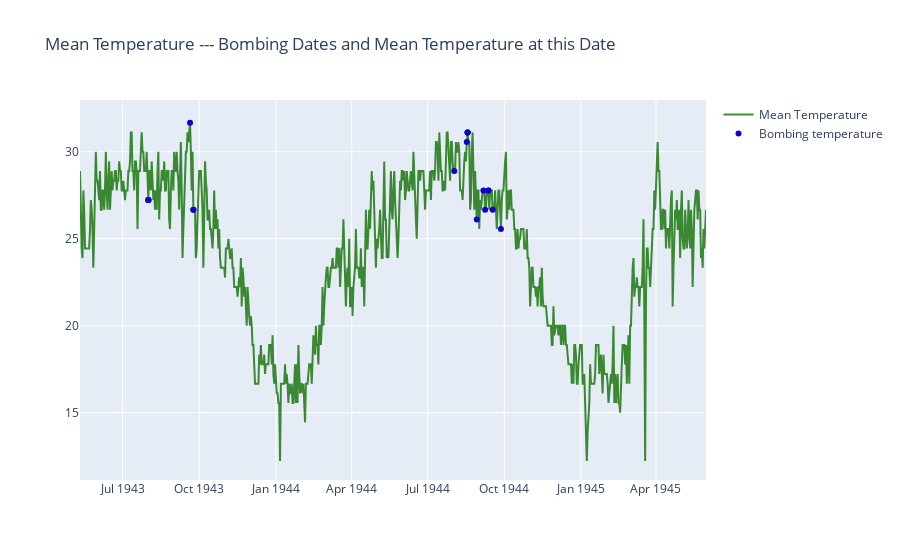

Notebook code for this chart:
### Code cell
# Create a trace
trace = go.Scatter(
    x = weather_bin.Date,
    mode = "lines",
    y = weather_bin.MeanTemp,
    marker = dict(color = 'rgba(16, 112, 2, 0.8)'),
    name = "Mean Temperature"
)
trace1 = go.Scatter(
    x = aerial_war["Mission Date"],
    mode = "markers",
    y = aa,
    marker = dict(color = 'rgba(16, 0, 200, 1)'),
    name = "Bombing temperature"
)
layout = dict(title = 'Mean Temperature --- Bombing Dates and Mean Temperature at this Date')
data = [trace,trace1]

# fig = dict(data = data, layout = layout)
# iplot(fig)
fig = go.Figure(data=data, layout=layout)
fig.show()

### Figure 1 — Plotly figure (JSON) as saved in the notebook; plotly's stock layout.template omitted (floating-point values rounded to 4 significant figures; data arrays with more than 128 entries replaced by an {"elided": "..."} marker saying what was removed)
{"data": [{"marker": {"color": "rgba(16, 112, 2, 0.8)"}, "mode": "lines", "name": "Mean Temperature", "type": "scatter", "x": {"elided": "751 str values"}, "y": {"elided": "751 float values"}}, {"marker": {"color": "rgba(16, 0, 200, 1)"}, "mode": "markers", "name": "Bombing temperature", "type": "scatter", "x": ["1944-08-02T00:00:00", "1943-09-20T00:00:00", "1943-09-24T00:00:00", "1943-09-24T00:00:00", "1944-08-17T00:00:00", "1944-08-18T00:00:00", "1944-08-18T00:00:00", "1944-08-18T00:00:00", "1944-08-29T00:00:00", "1944-09-06T00:00:00", "1944-09-08T00:00:00", "1944-09-12T00:00:00", "1944-09-12T00:00:00", "1944-09-17T00:00:00", "1944-09-27T00:00:00", "1943-08-01T00:00:00", "1943-08-01T00:00:00", "1943-08-01T00:00:00", "1943-08-01T00:00:00"], "y": [28.89, 31.67, 26.67, 26.67, 30.56, 31.11, 31.11, 31.11, 26.11, 27.78, 26.67, 27.78, 27.78, 26.67, 25.56, 27.22, 27.22, 27.22, 27.22]}], "layout": {"title": {"text": "Mean Temperature --- Bombing Dates and Mean Temperature at this Date"}}}
